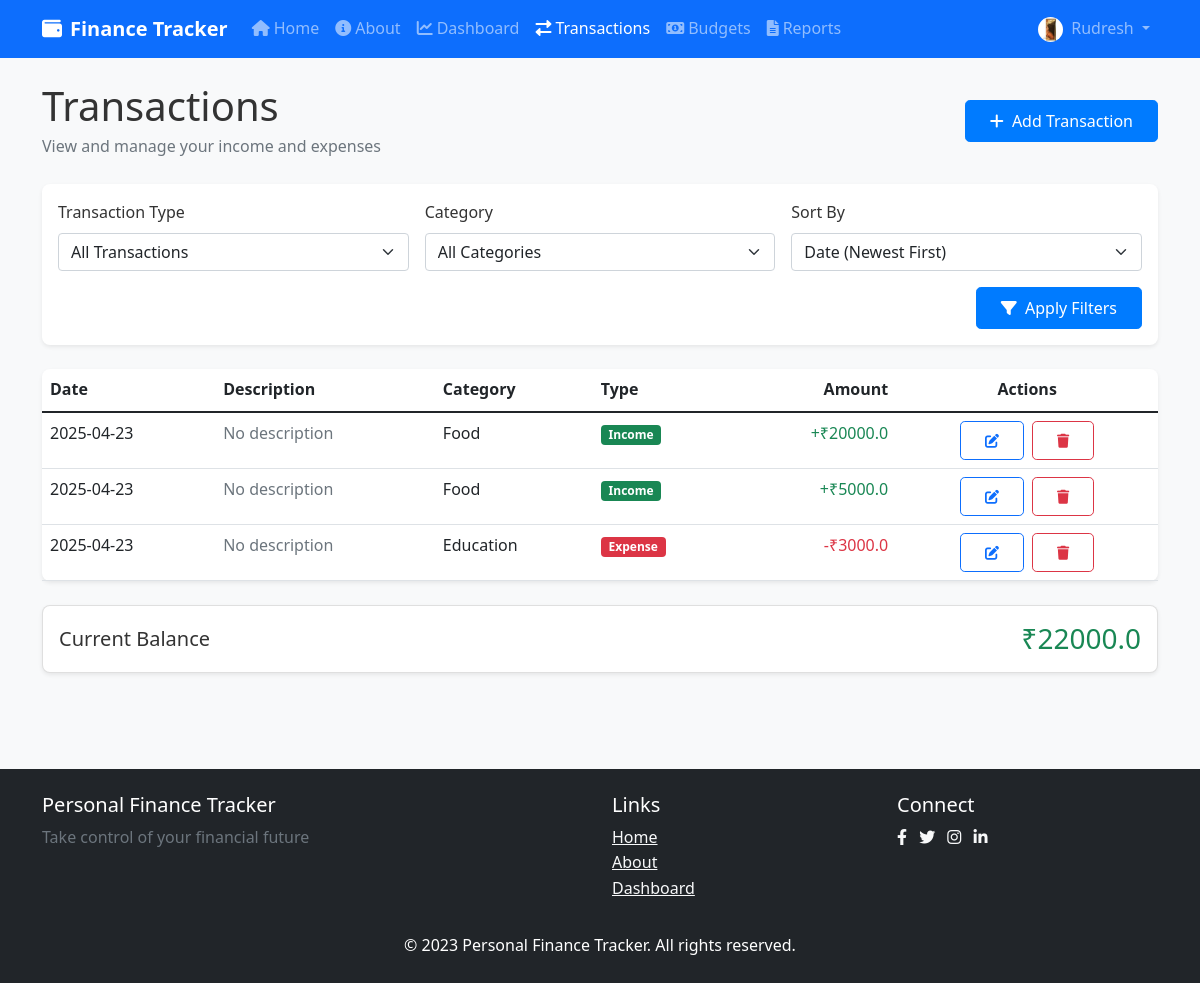
Page /transactions (signed in) on the committed database.
### app/models/user.py (models this page shows, shortened)
class User(db.Model, UserMixin):
    id = db.Column(db.Integer, primary_key=True)
    username = db.Column(db.String(20), unique=True, nullable=False)
    email = db.Column(db.String(120), unique=True, nullable=False)
    image_file = db.Column(db.String(20), nullable=False, default='default.jpg')
    password_hash = db.Column(db.String(60), nullable=False)
    created_at = db.Column(db.DateTime, nullable=False, default=datetime.utcnow)
    transactions = db.relationship('Transaction', backref='user', lazy=True)
    budgets = db.relationship('Budget', backref='user', lazy=True)
    @property
    def password(self):
        raise AttributeError('Password is not a readable attribute')

### app/models/transaction.py (models this page shows, shortened)
class Transaction(db.Model):
    id = db.Column(db.Integer, primary_key=True)
    amount = db.Column(db.Float, nullable=False)
    description = db.Column(db.String(255), nullable=True)
    date = db.Column(db.Date, nullable=False, default=datetime.utcnow().date)
    type = db.Column(db.String(10), nullable=False)  # 'income' or 'expense'
    created_at = db.Column(db.DateTime, nullable=False, default=datetime.utcnow)
    user_id = db.Column(db.Integer, db.ForeignKey('user.id'), nullable=False)
    category_id = db.Column(db.Integer, db.ForeignKey('category.id'), nullable=False)

### app/models/category.py (models this page shows, shortened)
class Category(db.Model):
    id = db.Column(db.Integer, primary_key=True)
    name = db.Column(db.String(50), nullable=False, unique=True)
    type = db.Column(db.String(10), nullable=False)  # 'income' or 'expense'
    icon = db.Column(db.String(50), nullable=True)
    color = db.Column(db.String(20), nullable=True)
    transactions = db.relationship('Transaction', backref='category', lazy=True)
    budgets = db.relationship('Budget', backref='category', lazy=True)

### app/routes/transactions.py (the view)
@transactions.route('/transactions')
@login_required
def view_transactions():
    transaction_type = request.args.get('type', 'all')
    category_id = request.args.get('category', 'all')
    sort_by = request.args.get('sort', 'date_desc')
    page = request.args.get('page', 1, type=int)
    query = db.session.query(Transaction, Category.name.label('category_name')).join(
        Category, Transaction.category_id == Category.id
    ).filter(Transaction.user_id == current_user.id)
    if transaction_type != 'all':
        query = query.filter(Transaction.type == transaction_type)
    if category_id != 'all' and category_id.isdigit():
        query = query.filter(Transaction.category_id == int(category_id))
    if sort_by == 'date_desc':
        query = query.order_by(Transaction.date.desc())
    elif sort_by == 'date_asc':
        query = query.order_by(Transaction.date.asc())
    elif sort_by == 'amount_desc':
        query = query.order_by(Transaction.amount.desc())
    elif sort_by == 'amount_asc':
        query = query.order_by(Transaction.amount.asc())
    transactions_data = query.paginate(page=page, per_page=10)
    expense_categories = Category.query.filter_by(type='expense').order_by(Category.name).all()
    income_categories = Category.query.filter_by(type='income').order_by(Category.name).all()
    income_sum = db.session.query(func.sum(Transaction.amount)).filter(
        Transaction.user_id == current_user.id,
        Transaction.type == 'income'
    ).scalar() or 0
    expense_sum = db.session.query(func.sum(Transaction.amount)).filter(
        Transaction.user_id == current_user.id,
        Transaction.type == 'expense'
    ).scalar() or 0
    balance = income_sum - expense_sum
    return render_template(
        'transactions.html',
        title='Transactions',
        transactions=transactions_data,
        current_type=transaction_type,
        current_category=category_id,
        current_sort=sort_by,
        expense_categories=expense_categories,
        income_categories=income_categories,
        balance=balance
    )

### app/models/user.py (called while the page is built)
@login_manager.user_loader
def load_user(user_id):
    return User.query.get(int(user_id))

### app/templates/transactions.html (shortened to what this page needs)
{% extends "layout.html" %}
{% block content %}
<div class="transactions-page">
    <div class="page-header mb-4">
        <div class="row align-items-center">
            <div class="col">
                <h1 class="page-title mb-1">Transactions</h1>
                <p class="text-muted mb-0">View and manage your income and expenses</p>
            </div>
            <div class="col-auto">
                <a href="{{ url_for('transactions.add_transaction') }}" class="btn btn-primary">
                    <i class="fas fa-plus me-1"></i> Add Transaction
                </a>
            </div>
        </div>
    </div>
    <div class="card border-0 shadow-sm mb-4">
        <div class="card-body">
            <form action="{{ url_for('transactions.view_transactions') }}" method="GET" class="row g-3">
                <div class="col-md-4">
                    <label for="type" class="form-label">Transaction Type</label>
                    <select name="type" id="type" class="form-select">
                        <option value="all" {% if current_type == 'all' %}selected{% endif %}>All Transactions</option>
                    </select>
                </div>
                <div class="col-md-4">
                    <label for="category" class="form-label">Category</label>
                    <select name="category" id="category" class="form-select">
                        <option value="all" {% if current_category == 'all' %}selected{% endif %}>All Categories</option>
                    </select>
                </div>
                <div class="col-md-4">
                    <label for="sort" class="form-label">Sort By</label>
                    <select name="sort" id="sort" class="form-select">
                        <option value="date_desc" {% if current_sort == 'date_desc' %}selected{% endif %}>Date (Newest First)</option>
                    </select>
                </div>
                <div class="col-12 text-end">
                    <button type="submit" class="btn btn-primary">
                        <i class="fas fa-filter me-1"></i> Apply Filters
                    </button>
                </div>
            </form>
        </div>
    </div>
    <div class="card border-0 shadow-sm">
        <div class="card-body p-0">
            {% if transactions.items %}
                <div class="table-responsive">
                    <table class="table table-hover mb-0">
                        <thead>
                            <tr>
                                <th>Date</th>
                                <th>Description</th>
                                <th>Category</th>
                                <th>Type</th>
                                <th class="text-end">Amount</th>
                                <th class="text-center">Actions</th>
                            </tr>
                        </thead>
                        <tbody>
                            {% for transaction, category_name in transactions.items %}
                                <tr>
                                    <td>{{ transaction.date.strftime('%Y-%m-%d') }}</td>
                                    <td>
                                        {% if transaction.description %}
                                            {{ transaction.description }}
                                        {% else %}
                                            <span class="text-muted">No description</span>
                                        {% endif %}
                                    </td>
                                    <td>{{ category_name }}</td>
                                    <td>
                                        <span class="badge {% if transaction.type == 'income' %}bg-success{% else %}bg-danger{% endif %}">
                                            {{ transaction.type.capitalize() }}
                                        </span>
                                    </td>
                                    <td class="text-end {% if transaction.type == 'income' %}text-success{% else %}text-danger{% endif %}">
                                        {% if transaction.type == 'income' %}+{% else %}-{% endif %}₹{{ transaction.amount|round(2) }}
                                    </td>
                                    <td class="text-center">
                                        <a href="{{ url_for('transactions.edit_transaction', transaction_id=transaction.id) }}" class="btn btn-sm btn-outline-primary me-1">
                                            <i class="fas fa-edit"></i>
                                        </a>
                                        <button type="button" class="btn btn-sm btn-outline-danger" data-bs-toggle="modal" data-bs-target="#deleteModal{{ transaction.id }}">
                                            <i class="fas fa-trash"></i>
                                        </button>
                                    </td>
                                </tr>
                            {% endfor %}
                        </tbody>
                    </table>
                </div>
            {% endif %}
        </div>
    </div>
    <div class="card shadow-sm mb-4">
        <div class="card-body">
            <div class="row align-items-center">
                <div class="col">
                    <h5 class="mb-0">Current Balance</h5>
                </div>
                <div class="col-auto">
                    <h3 class="mb-0 {% if balance >= 0 %}text-success{% else %}text-danger{% endif %}">
                        ₹{{ balance }}
                    </h3>
                </div>
            </div>
        </div>
    </div>
</div>
{% endblock %}

### app/templates/layout.html (shortened to what this page needs)
<!DOCTYPE html>
<html lang="en">
<head>
    <link href="https://cdn.jsdelivr.net/npm/bootstrap@5.1.3/dist/css/bootstrap.min.css" rel="stylesheet">
    <link rel="stylesheet" href="https://cdnjs.cloudflare.com/ajax/libs/font-awesome/6.0.0-beta3/css/all.min.css">
    <link rel="stylesheet" href="{{ url_for('static', filename='css/main.css') }}">
</head>
<body>
    <header>
        <nav class="navbar navbar-expand-lg navbar-dark bg-primary">
            <div class="container">
                <a class="navbar-brand" href="{{ url_for('main.welcome') }}">
                    <i class="fas fa-wallet me-2"></i>Finance Tracker
                </a>
                <div class="collapse navbar-collapse" id="navbarNav">
                    <ul class="navbar-nav me-auto mb-2 mb-lg-0">
                        <li class="nav-item">
                            <a class="nav-link {% if request.endpoint == 'main.welcome' %}active{% endif %}" href="{{ url_for('main.welcome') }}">
                                <i class="fas fa-home me-1"></i>Home
                            </a>
                        </li>
                        <li class="nav-item">
                            <a class="nav-link {% if request.endpoint == 'main.about' %}active{% endif %}" href="{{ url_for('main.about') }}">
                                <i class="fas fa-info-circle me-1"></i>About
                            </a>
                        </li>
                        {% if current_user.is_authenticated %}
                            <li class="nav-item">
                                <a class="nav-link {% if request.endpoint == 'dashboard.home' %}active{% endif %}" href="{{ url_for('dashboard.home') }}">
                                    <i class="fas fa-chart-line me-1"></i>Dashboard
                                </a>
                            </li>
                            <li class="nav-item">
                                <a class="nav-link {% if request.endpoint == 'transactions.view_transactions' %}active{% endif %}" href="{{ url_for('transactions.view_transactions') }}">
                                    <i class="fas fa-exchange-alt me-1"></i>Transactions
                                </a>
                            </li>
                            <li class="nav-item">
                                <a class="nav-link {% if request.endpoint == 'budgets.view_budgets' %}active{% endif %}" href="{{ url_for('budgets.view_budgets') }}">
                                    <i class="fas fa-money-bill-alt me-1"></i>Budgets
                                </a>
                            </li>
                            <li class="nav-item">
                                <a class="nav-link {% if request.endpoint == 'reports.generate_report' %}active{% endif %}" href="{{ url_for('reports.generate_report') }}">
                                    <i class="fas fa-file-alt me-1"></i>Reports
                                </a>
                            </li>
                        {% endif %}
                    </ul>
                    <ul class="navbar-nav">
                        {% if current_user.is_authenticated %}
                            <li class="nav-item dropdown">
                                <a class="nav-link dropdown-toggle" href="#" id="userDropdown" role="button" data-bs-toggle="dropdown">
                                    <img src="{{ url_for('static', filename='profile_pics/' + current_user.image_file) }}" alt="Profile" class="rounded-circle me-1" style="width: 25px; height: 25px;">
                                    {{ current_user.username }}
                                </a>
                            </li>
                        {% endif %}
                    </ul>
                </div>
            </div>
        </nav>
    </header>
    <main class="container py-4">
        {% block content %}{% endblock %}
    </main>
    <footer class="bg-dark text-white py-4 mt-5">
        <div class="container">
            <div class="row">
                <div class="col-md-6">
                    <h5>Personal Finance Tracker</h5>
                    <p class="text-muted">Take control of your financial future</p>
                </div>
                <div class="col-md-3">
                    <h5>Links</h5>
                    <ul class="list-unstyled">
                        <li><a href="{{ url_for('main.welcome') }}" class="text-light">Home</a></li>
                        <li><a href="{{ url_for('main.about') }}" class="text-light">About</a></li>
                        {% if current_user.is_authenticated %}
                            <li><a href="{{ url_for('dashboard.home') }}" class="text-light">Dashboard</a></li>
                        {% else %}
                            <li><a href="{{ url_for('auth.login') }}" class="text-light">Login</a></li>
                        {% endif %}
                    </ul>
                </div>
                <div class="col-md-3">
                    <h5>Connect</h5>
                    <div class="social-links">
                        <a href="#" class="text-light me-2"><i class="fab fa-facebook-f"></i></a>
                        <a href="#" class="text-light me-2"><i class="fab fa-twitter"></i></a>
                        <a href="#" class="text-light me-2"><i class="fab fa-instagram"></i></a>
                        <a href="#" class="text-light"><i class="fab fa-linkedin-in"></i></a>
                    </div>
                </div>
            </div>
            <div class="row mt-3">
                <div class="col-12 text-center">
                    <p class="mb-0">&copy; 2023 Personal Finance Tracker. All rights reserved.</p>
                </div>
            </div>
        </div>
    </footer>
</body>
</html>

### app/static/css/main.css (style rules this page uses)
body { font-family: 'Segoe UI', Tahoma, Geneva, Verdana, sans-serif; line-height: 1.6; color: #333; background-color: #f8f9fa; }
.navbar-brand { font-weight: bold; }
.card { border-radius: 0.5rem; box-shadow: 0 0.125rem 0.25rem rgba(0, 0, 0, 0.075); transition: transform 0.2s, box-shadow 0.2s; margin-bottom: 1.5rem; }
.btn { border-radius: 0.3rem; padding: 0.5rem 1.5rem; }
.btn-primary { background-color: #007bff; border-color: #007bff; }
footer { margin-top: 3rem; }

### rows in the picture
User: image_file (picture), username "Rudresh"
Transaction: description "No description", name "Food"
Transaction: description "No description", name "Food"
Transaction: description "No description", name "Education"

### other values in the picture
{{ balance }} "22000.0"
